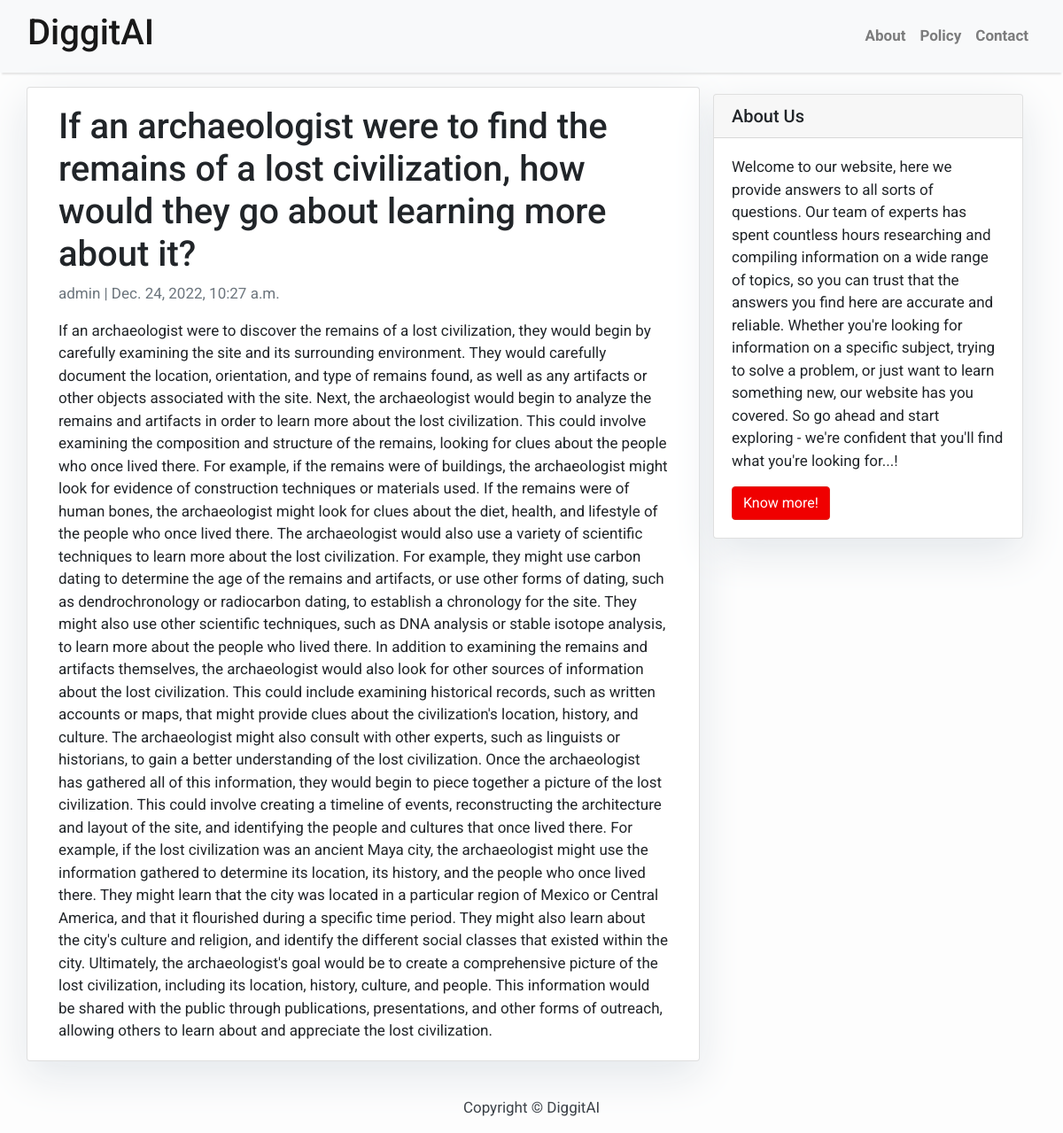
Screenshot of /if-an-archaeologist-were-to-find-the-remains-of-a-lost-civilization-how-would-they-go-about-learning-more-about-it/ with the database file from the repository.
### blog/models.py (models this page shows, shortened)
class Post(models.Model):
    title = models.CharField(max_length=200, unique=True)
    slug = models.SlugField(max_length=200, unique=True)
    author = models.ForeignKey(User, on_delete= models.CASCADE,related_name='blog_posts')
    updated_on = models.DateTimeField(auto_now= True)
    content = models.TextField()
    created_on = models.DateTimeField(auto_now_add=True)
    status = models.IntegerField(choices=STATUS, default=0)
    class Meta:
        ordering = ['-created_on']

### blog/views.py (the view)
# urls.py: path('<slug:slug>/', views.PostDetail.as_view(), name='post_detail'),
class PostDetail(generic.DetailView):
    model = Post
    template_name = 'post_detail.html'

### templates/post_detail.html
{% extends 'base.html' %} {% block content %}
<div class="container">
  <div class="row">
    <div class="col-md-8 card mb-4  mt-3 left  top">
      <div class="card-body">
        <h1>{% block title %} {{ object.title }} {% endblock title %}</h1>
        <p class=" text-muted">{{ post.author }} | {{ post.created_on }}</p>
        <p class="card-text ">{{ object.content | safe }}</p>
      </div>
    </div>
    {% block sidebar %} {% include 'sidebar.html' %} {% endblock sidebar %}
  </div>
</div>
{% endblock content %}

### templates/base.html (style rules this page uses)
body { font-family: "Roboto", sans-serif; font-size: 17px; background-color: #fdfdfd; }

### templates/sidebar.html (style rules this page uses)
.card { box-shadow: 0 16px 48px #E3E7EB; }

### rows the page displays
Post: title "If an archaeologist were to find the remains of a lost civilization, how would they go about learning more about it?", author "admin", created_on "Dec. 24, 2022, 10:27 a.m.", content "If an archaeologist were to discover the remains of a lost civilization, they would begin by carefully examining the site and its surrounding environment. They would carefully document the location, orientation, and type of remains found, as well as any artifacts or other objects associated with the site. Next, the archaeologist would begin to analyze the remains and artifacts in order to learn more about the lost civilization. This could involve examining the composition and structure of the remains, looking for clues about the people who once lived there. For example, if the remains were of buildings, the archaeologist might look for evidence of construction techniques or materials used.…"
